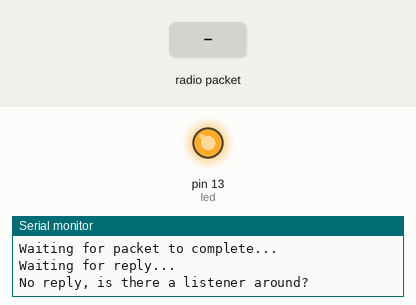
Bench run of a sketch on a simulated Arduino Uno, built with avr-gcc and run on an emulated ATmega328P. Parts: output pins drawn as LEDs (lit = HIGH), the last lines printed to the serial monitor. The test bench sets the inputs (shaded band). No radio packets arrive unless stated; pins used as bus, display or sensor lines are not drawn.

Above: at 2.8 s.
2.9 s: radio packet "0" arrives
At 5.22 s:
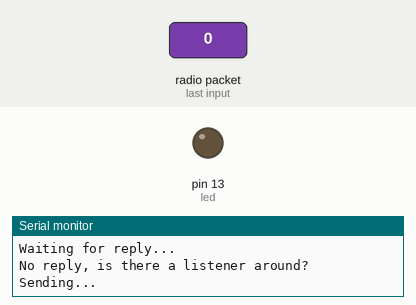
5.9 s: radio packet "2" arrives
Timing chart, 0 to 14.9 s (numbered marks = the images above; inputs shaded):
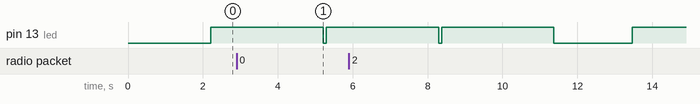

The sketch:

feather_loratest_transmitter.ino
```cpp
// Feather9x_TX
// -*- mode: C++ -*-
// Example sketch showing how to create a simple messaging client (transmitter)
// with the RH_RF95 class. RH_RF95 class does not provide for addressing or
// reliability, so you should only use RH_RF95 if you do not need the higher
// level messaging abilities.
// It is designed to work with the other example Feather9x_RX

#include <SPI.h>
#include <RH_RF95.h>


// for feather m0
#define RFM95_CS 8
#define RFM95_RST 4
#define RFM95_INT 3
#define RF95_FREQ 915.0
#define led 13

// GLOBAL VARIABLES
bool debug = 1;
int16_t packetnum = 0;  // packet counter, we increment per xmission

// Singleton instance of the radio driver
RH_RF95 rf95(RFM95_CS, RFM95_INT);

void setup() {
  pinMode(RFM95_RST, OUTPUT);
  pinMode(led, OUTPUT);
  digitalWrite(RFM95_RST, HIGH);

  Serial.begin(115200);
  while (!Serial) {
    delay(1);
  }
  delay(100);
  lora_setup();
}

void lora_setup() {
    // manual reset
  digitalWrite(RFM95_RST, LOW);
  delay(10);
  digitalWrite(RFM95_RST, HIGH);
  delay(10);

  while (!rf95.init()) {
    Serial.println("LoRa radio init failed");
    Serial.println("Uncomment '#define SERIAL_DEBUG' in RH_RF95.cpp for detailed debug info");
    while (1);
  }
  Serial.println("LoRa radio init OK!");

  // Defaults after init are 434.0MHz, modulation GFSK_Rb250Fd250, +13dbM
  if (!rf95.setFrequency(RF95_FREQ)) {
    Serial.println("setFrequency failed");
    while (1);
  }
  Serial.print("Set Freq to: "); Serial.println(RF95_FREQ);

  // Defaults after init are 434.0MHz, 13dBm, Bw = 125 kHz, Cr = 4/5, Sf = 128chips/symbol, CRC on

  // The default transmitter power is 13dBm, using PA_BOOST.
  // If you are using RFM95/96/97/98 modules which uses the PA_BOOST transmitter pin, then
  // you can set transmitter powers from 5 to 23 dBm:
  rf95.setTxPower(23, false);
}

float request_data(byte sensor_index) {
  send_request(sensor_index);
  return receive_data();
}

void send_request(byte sensor_index) {
  char radiopacket[1] = {sensor_index};
  Serial.println("Sending...");
  delay(10);
  rf95.send((uint8_t *)radiopacket, 20);
  Serial.println("Waiting for packet to complete...");
  delay(10);
  rf95.waitPacketSent(); // waiting for entirety of packet to be sent
}

float receive_data() {
  // Now wait for a reply
  uint8_t buf[RH_RF95_MAX_MESSAGE_LEN];
  uint8_t len = sizeof(buf);

  Serial.println("Waiting for reply...");
  if (rf95.waitAvailableTimeout(2000))
  {
    // Should be a reply message for us now
    if (rf95.recv(buf, &len))
   {
      Serial.print("Got reply: ");
      Serial.println((char*)buf);
      Serial.print("RSSI: ");
      Serial.println(rf95.lastRssi(), DEC);
    }
    else
    {
      Serial.println("Receive failed");
    }
  }
  else
  {
    Serial.println("No reply, is there a listener around?\n");
  }
  return -1.0F;
}

void loop() {
  request_data(1);
  digitalWrite(led, HIGH); // new (laird)
  delay(3000); // Wait 1 second between transmits, could also 'sleep' here!
  digitalWrite(led, LOW); // new (laird)


  // PREPARE PACKET
  // char radiopacket[20] = "Hello World #      "; // doesn't include stop charachter
  // itoa(packetnum++, radiopacket+13, 10); // write integer packetnum at location 13 in char array
  // Serial.print("Sending "); Serial.println(radiopacket);
  // radiopacket[19] = 0; // stop charachter


}
```
